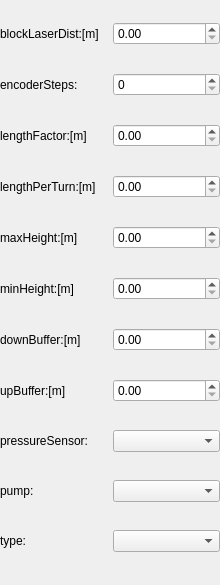
<?xml version="1.0" encoding="UTF-8"?>
<ui version="4.0">
 <class>WidgetForkSetting</class>
 <widget class="QWidget" name="WidgetForkSetting">
  <property name="geometry">
   <rect>
    <x>0</x>
    <y>0</y>
    <width>220</width>
    <height>585</height>
   </rect>
  </property>
  <property name="windowTitle">
   <string>Form</string>
  </property>
  <layout class="QVBoxLayout" name="verticalLayout">
   <property name="leftMargin">
    <number>0</number>
   </property>
   <property name="topMargin">
    <number>0</number>
   </property>
   <property name="rightMargin">
    <number>0</number>
   </property>
   <property name="bottomMargin">
    <number>0</number>
   </property>
   <item>
    <layout class="QHBoxLayout" name="horizontalLayout">
     <item>
      <widget class="QLabel" name="label">
       <property name="text">
        <string>blockLaserDist:[m]</string>
       </property>
      </widget>
     </item>
     <item>
      <widget class="customDoubleSpinBox" name="dbSpBox_blkLaserDist">
       <property name="singleStep">
        <double>0.010000000000000</double>
       </property>
      </widget>
     </item>
    </layout>
   </item>
   <item>
    <layout class="QHBoxLayout" name="horizontalLayout_3">
     <item>
      <widget class="QLabel" name="label_3">
       <property name="text">
        <string>encoderSteps:</string>
       </property>
      </widget>
     </item>
     <item>
      <widget class="customSpinBox" name="spinBox_encoderSteps">
       <property name="maximum">
        <number>999999999</number>
       </property>
      </widget>
     </item>
    </layout>
   </item>
   <item>
    <layout class="QHBoxLayout" name="horizontalLayout_4">
     <item>
      <widget class="QLabel" name="label_4">
       <property name="text">
        <string>lengthFactor:[m]</string>
       </property>
      </widget>
     </item>
     <item>
      <widget class="customDoubleSpinBox" name="dbSpBox_lengthFactor">
       <property name="singleStep">
        <double>0.010000000000000</double>
       </property>
      </widget>
     </item>
    </layout>
   </item>
   <item>
    <layout class="QHBoxLayout" name="horizontalLayout_8">
     <item>
      <widget class="QLabel" name="label_12">
       <property name="text">
        <string>lengthPerTurn:[m]</string>
       </property>
      </widget>
     </item>
     <item>
      <widget class="customDoubleSpinBox" name="dbSpinBox_lengthPerTurn">
       <property name="singleStep">
        <double>0.010000000000000</double>
       </property>
      </widget>
     </item>
    </layout>
   </item>
   <item>
    <layout class="QHBoxLayout" name="horizontalLayout_9">
     <item>
      <widget class="QLabel" name="label_5">
       <property name="text">
        <string>maxHeight:[m]</string>
       </property>
      </widget>
     </item>
     <item>
      <widget class="customDoubleSpinBox" name="dbSpinBox_maxHeight">
       <property name="singleStep">
        <double>0.010000000000000</double>
       </property>
      </widget>
     </item>
    </layout>
   </item>
   <item>
    <layout class="QHBoxLayout" name="horizontalLayout_10">
     <item>
      <widget class="QLabel" name="label_6">
       <property name="text">
        <string>minHeight:[m]</string>
       </property>
      </widget>
     </item>
     <item>
      <widget class="customDoubleSpinBox" name="dbSpinBox_minHeight">
       <property name="singleStep">
        <double>0.010000000000000</double>
       </property>
      </widget>
     </item>
    </layout>
   </item>
   <item>
    <layout class="QHBoxLayout" name="horizontalLayout_11">
     <item>
      <widget class="QLabel" name="label_10">
       <property name="text">
        <string>downBuffer:[m]</string>
       </property>
      </widget>
     </item>
     <item>
      <widget class="customDoubleSpinBox" name="dbSpinBox_downBuffer">
       <property name="singleStep">
        <double>0.010000000000000</double>
       </property>
      </widget>
     </item>
    </layout>
   </item>
   <item>
    <layout class="QHBoxLayout" name="horizontalLayout_12">
     <item>
      <widget class="QLabel" name="label_11">
       <property name="text">
        <string>upBuffer:[m]</string>
       </property>
      </widget>
     </item>
     <item>
      <widget class="customDoubleSpinBox" name="dbSpinBox_upBuffer">
       <property name="singleStep">
        <double>0.010000000000000</double>
       </property>
      </widget>
     </item>
    </layout>
   </item>
   <item>
    <layout class="QHBoxLayout" name="horizontalLayout_5">
     <item>
      <widget class="QLabel" name="label_7">
       <property name="text">
        <string>pressureSensor:</string>
       </property>
      </widget>
     </item>
     <item>
      <widget class="customComboBox" name="comboBox_pressureSensor"/>
     </item>
    </layout>
   </item>
   <item>
    <layout class="QHBoxLayout" name="horizontalLayout_6">
     <item>
      <widget class="QLabel" name="label_8">
       <property name="text">
        <string>pump:</string>
       </property>
      </widget>
     </item>
     <item>
      <widget class="customComboBox" name="comboBox_pump"/>
     </item>
    </layout>
   </item>
   <item>
    <layout class="QHBoxLayout" name="horizontalLayout_7">
     <item>
      <widget class="QLabel" name="label_9">
       <property name="text">
        <string>type:</string>
       </property>
      </widget>
     </item>
     <item>
      <widget class="customComboBox" name="comboBox_forkType"/>
     </item>
    </layout>
   </item>
  </layout>
 </widget>
 <customwidgets>
  <customwidget>
   <class>customComboBox</class>
   <extends>QComboBox</extends>
   <header>ModelCustomWidget.h</header>
  </customwidget>
  <customwidget>
   <class>customDoubleSpinBox</class>
   <extends>QDoubleSpinBox</extends>
   <header>ModelCustomWidget.h</header>
  </customwidget>
  <customwidget>
   <class>customSpinBox</class>
   <extends>QSpinBox</extends>
   <header>ModelCustomWidget.h</header>
  </customwidget>
 </customwidgets>
 <resources/>
 <connections/>
</ui>
